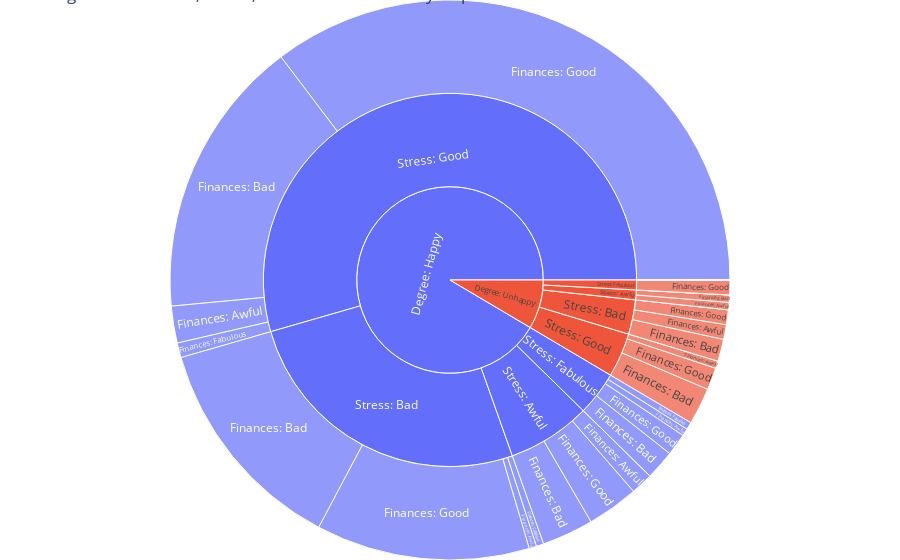

Source (notebook cell):
### Markdown cell above
Do grouped barchart by department.  Bars will be happiness levels.  Could also do stacked.  Need more EDA.

### Code cell
# Sentiment sunburst

# Create a copy to avoid changing the original data
df_sunburst = df

# Map the boolean values and other categorical variables to more descriptive strings
df_sunburst['degree_happy'] = df['degree_happy'].map({
    'Yes': 'Degree: Happy', 
    'No': 'Degree: Unhappy'
})

# Mapping for stress_status and financial_status
df_sunburst['stress_status'] = df['stress_status'].map({
    'Good': 'Stress: Good',
    'Awful': 'Stress: Awful',
    'Bad': 'Stress: Bad',
    'Fabulous': 'Stress: Fabulous'
})

df_sunburst['financial_status'] = df['financial_status'].map({
    'Good': 'Finances: Good',
    'Awful': 'Finances: Awful',
    'Bad': 'Finances: Bad',
    'Fabulous': 'Finances: Fabulous'
})

# Create a sunburst plot with Plotly Express
fig = px.sunburst(
    df_sunburst, 
    path=['degree_happy', 'stress_status', 'financial_status'], 
    title="Degree Satisfaction, Stress, and Financial Status by Department"
)

# Update layout for better readability
fig.update_layout(
    margin=dict(t=0, b=0, r=0, l=0),
)

# Show the plot
fig.show()

#path=['department', 'degree_happy', 'stress_status', 'financial_status']

### Figure 1 — Plotly figure (JSON) as saved in the notebook; plotly's stock layout.template omitted (floating-point values rounded to 4 significant figures)
{"data": [{"branchvalues": "total", "domain": {"x": [0, 1], "y": [0, 1]}, "hovertemplate": "labels=%{label}<br>count=%{value}<br>parent=%{parent}<br>id=%{id}<extra></extra>", "ids": ["Degree: Unhappy/Stress: Awful/Finances: Awful", "Degree: Happy/Stress: Awful/Finances: Awful", "Degree: Unhappy/Stress: Bad/Finances: Awful", "Degree: Happy/Stress: Bad/Finances: Awful", "Degree: Unhappy/Stress: Good/Finances: Awful", "Degree: Happy/Stress: Good/Finances: Awful", "Degree: Unhappy/Stress: Fabulous/Finances: Awful", "Degree: Happy/Stress: Fabulous/Finances: Awful", "Degree: Unhappy/Stress: Awful/Finances: Bad", "Degree: Happy/Stress: Awful/Finances: Bad", "Degree: Unhappy/Stress: Bad/Finances: Bad", "Degree: Happy/Stress: Bad/Finances: Bad", "Degree: Unhappy/Stress: Good/Finances: Bad", "Degree: Happy/Stress: Good/Finances: Bad", "Degree: Unhappy/Stress: Fabulous/Finances: Bad", "Degree: Happy/Stress: Fabulous/Finances: Bad", "Degree: Unhappy/Stress: Awful/Finances: Good", "Degree: Happy/Stress: Awful/Finances: Good", "Degree: Unhappy/Stress: Bad/Finances: Good", "Degree: Happy/Stress: Bad/Finances: Good", "Degree: Unhappy/Stress: Good/Finances: Good", "Degree: Happy/Stress: Good/Finances: Good", "Degree: Unhappy/Stress: Fabulous/Finances: Good", "Degree: Happy/Stress: Fabulous/Finances: Good", "Degree: Unhappy/Stress: Awful/Finances: Fabulous", "Degree: Happy/Stress: Awful/Finances: Fabulous", "Degree: Unhappy/Stress: Bad/Finances: Fabulous", "Degree: Happy/Stress: Bad/Finances: Fabulous", "Degree: Unhappy/Stress: Good/Finances: Fabulous", "Degree: Happy/Stress: Good/Finances: Fabulous", "Degree: Unhappy/Stress: Fabulous/Finances: Fabulous", "Degree: Happy/Stress: Fabulous/Finances: Fabulous", "Degree: Unhappy/Stress: Awful", "Degree: Happy/Stress: Awful", "Degree: Unhappy/Stress: Bad", "Degree: Happy/Stress: Bad", "Degree: Unhappy/Stress: Good", "Degree: Happy/Stress: Good", "Degree: Unhappy/Stress: Fabulous", "Degree: Happy/Stress: Fabulous", "Degree: Unhappy", "Degree: Happy"], "labels": ["Finances: Awful", "Finances: Awful", "Finances: Awful", "Finances: Awful", "Finances: Awful", "Finances: Awful", "Finances: Awful", "Finances: Awful", "Finances: Bad", "Finances: Bad", "Finances: Bad", "Finances: Bad", "Finances: Bad", "Finances: Bad", "Finances: Bad", "Finances: Bad", "Finances: Good", "Finances: Good", "Finances: Good", "Finances: Good", "Finances: Good", "Finances: Good", "Finances: Good", "Finances: Good", "Finances: Fabulous", "Finances: Fabulous", "Finances: Fabulous", "Finances: Fabulous", "Finances: Fabulous", "Finances: Fabulous", "Finances: Fabulous", "Finances: Fabulous", "Stress: Awful", "Stress: Awful", "Stress: Bad", "Stress: Bad", "Stress: Good", "Stress: Good", "Stress: Fabulous", "Stress: Fabulous", "Degree: Unhappy", "Degree: Happy"], "name": "", "parents": ["Degree: Unhappy/Stress: Awful", "Degree: Happy/Stress: Awful", "Degree: Unhappy/Stress: Bad", "Degree: Happy/Stress: Bad", "Degree: Unhappy/Stress: Good", "Degree: Happy/Stress: Good", "Degree: Unhappy/Stress: Fabulous", "Degree: Happy/Stress: Fabulous", "Degree: Unhappy/Stress: Awful", "Degree: Happy/Stress: Awful", "Degree: Unhappy/Stress: Bad", "Degree: Happy/Stress: Bad", "Degree: Unhappy/Stress: Good", "Degree: Happy/Stress: Good", "Degree: Unhappy/Stress: Fabulous", "Degree: Happy/Stress: Fabulous", "Degree: Unhappy/Stress: Awful", "Degree: Happy/Stress: Awful", "Degree: Unhappy/Stress: Bad", "Degree: Happy/Stress: Bad", "Degree: Unhappy/Stress: Good", "Degree: Happy/Stress: Good", "Degree: Unhappy/Stress: Fabulous", "Degree: Happy/Stress: Fabulous", "Degree: Unhappy/Stress: Awful", "Degree: Happy/Stress: Awful", "Degree: Unhappy/Stress: Bad", "Degree: Happy/Stress: Bad", "Degree: Unhappy/Stress: Good", "Degree: Happy/Stress: Good", "Degree: Unhappy/Stress: Fabulous", "Degree: Happy/Stress: Fabulous", "Degree: Unhappy", "Degree: Happy", "Degree: Unhappy", "Degree: Happy", "Degree: Unhappy", "Degree: Happy", "Degree: Unhappy", "Degree: Happy", "", ""], "type": "sunburst", "values": [1, 3, 2, 1, 1, 5, 0, 1, 1, 7, 3, 30, 5, 38, 0, 4, 0, 7, 2, 29, 3, 83, 2, 3, 0, 0, 0, 1, 0, 2, 0, 1, 2, 17, 7, 61, 9, 128, 2, 9, 20, 215]}], "layout": {"legend": {"tracegroupgap": 0}, "margin": {"b": 0, "l": 0, "r": 0, "t": 0}, "title": {"text": "Degree Satisfaction, Stress, and Financial Status by Department"}}}
